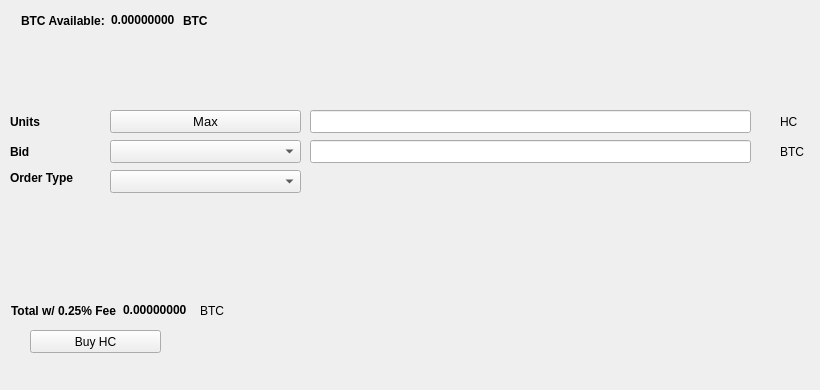
   <widget class="QWidget" name="BuyTab">
    <attribute name="title">
     <string>Buy</string>
    </attribute>
    <widget class="QPushButton" name="BuyHC">
     <property name="geometry">
      <rect>
       <x>30</x>
       <y>330</y>
       <width>131</width>
       <height>23</height>
      </rect>
     </property>
     <property name="text">
      <string>Buy HC</string>
     </property>
     <property name="icon">
      <iconset resource="../harvest.qrc">
       <normaloff>:/icons/bitcoin</normaloff>:/icons/bitcoin</iconset>
     </property>
    </widget>
    <widget class="QLabel" name="label_3">
     <property name="geometry">
      <rect>
       <x>10</x>
       <y>110</y>
       <width>46</width>
       <height>23</height>
      </rect>
     </property>
     <property name="font">
      <font>
       <weight>75</weight>
       <bold>true</bold>
      </font>
     </property>
     <property name="text">
      <string>Units</string>
     </property>
    </widget>
    <widget class="QLineEdit" name="UnitsInput">
     <property name="geometry">
      <rect>
       <x>310</x>
       <y>110</y>
       <width>441</width>
       <height>23</height>
      </rect>
     </property>
     <property name="font">
      <font>
       <pointsize>9</pointsize>
       <weight>75</weight>
       <bold>true</bold>
      </font>
     </property>
    </widget>
    <widget class="QLineEdit" name="BuyBidPriceEdit">
     <property name="geometry">
      <rect>
       <x>310</x>
       <y>140</y>
       <width>441</width>
       <height>23</height>
      </rect>
     </property>
     <property name="font">
      <font>
       <pointsize>9</pointsize>
       <weight>75</weight>
       <bold>true</bold>
      </font>
     </property>
    </widget>
    <widget class="QLabel" name="label_4">
     <property name="geometry">
      <rect>
       <x>780</x>
       <y>110</y>
       <width>31</width>
       <height>23</height>
      </rect>
     </property>
     <property name="text">
      <string>HC</string>
     </property>
    </widget>
    <widget class="QLabel" name="label_5">
     <property name="geometry">
      <rect>
       <x>780</x>
       <y>140</y>
       <width>31</width>
       <height>23</height>
      </rect>
     </property>
     <property name="text">
      <string>BTC</string>
     </property>
    </widget>
    <widget class="QLabel" name="label_6">
     <property name="geometry">
      <rect>
       <x>10</x>
       <y>140</y>
       <width>46</width>
       <height>23</height>
      </rect>
     </property>
     <property name="font">
      <font>
       <weight>75</weight>
       <bold>true</bold>
      </font>
     </property>
     <property name="text">
      <string>Bid</string>
     </property>
    </widget>
    <widget class="QLabel" name="label_7">
     <property name="geometry">
      <rect>
       <x>10</x>
       <y>170</y>
       <width>91</width>
       <height>16</height>
      </rect>
     </property>
     <property name="font">
      <font>
       <weight>75</weight>
       <bold>true</bold>
      </font>
     </property>
     <property name="text">
      <string>Order Type</string>
     </property>
    </widget>
    <widget class="QPushButton" name="Buy_Max_Amount">
     <property name="geometry">
      <rect>
       <x>110</x>
       <y>110</y>
       <width>191</width>
       <height>23</height>
      </rect>
     </property>
     <property name="font">
      <font>
       <pointsize>10</pointsize>
      </font>
     </property>
     <property name="text">
      <string>Max</string>
     </property>
    </widget>
    <widget class="QComboBox" name="BuyBidcomboBox">
     <property name="geometry">
      <rect>
       <x>110</x>
       <y>140</y>
       <width>191</width>
       <height>23</height>
      </rect>
     </property>
     <property name="font">
      <font>
       <pointsize>10</pointsize>
      </font>
     </property>
    </widget>
    <widget class="QComboBox" name="buyOrdertypeCombo">
     <property name="geometry">
      <rect>
       <x>110</x>
       <y>170</y>
       <width>191</width>
       <height>23</height>
      </rect>
     </property>
     <property name="font">
      <font>
       <pointsize>10</pointsize>
      </font>
     </property>
    </widget>
    <widget class="QWidget" name="layoutWidget1">
     <property name="geometry">
      <rect>
       <x>21</x>
       <y>11</y>
       <width>227</width>
       <height>19</height>
      </rect>
     </property>
     <layout class="QHBoxLayout" name="horizontalLayout_3">
      <item>
       <widget class="QLabel" name="label232">
        <property name="font">
         <font>
          <weight>75</weight>
          <bold>true</bold>
         </font>
        </property>
        <property name="text">
         <string>BTC Available:</string>
        </property>
       </widget>
      </item>
      <item>
       <widget class="QLabel" name="BtcAvailableLbl">
        <property name="palette">
         <palette>
          <active>
           <colorrole role="WindowText">
            <brush brushstyle="SolidPattern">
             <color alpha="255">
              <red>0</red>
              <green>0</green>
              <blue>0</blue>
             </color>
            </brush>
           </colorrole>
           <colorrole role="Button">
            <brush brushstyle="SolidPattern">
             <color alpha="255">
              <red>0</red>
              <green>170</green>
              <blue>0</blue>
             </color>
            </brush>
           </colorrole>
           <colorrole role="Light">
            <brush brushstyle="SolidPattern">
             <color alpha="255">
              <red>0</red>
              <green>255</green>
              <blue>0</blue>
             </color>
            </brush>
           </colorrole>
           <colorrole role="Midlight">
            <brush brushstyle="SolidPattern">
             <color alpha="255">
              <red>0</red>
              <green>212</green>
              <blue>0</blue>
             </color>
            </brush>
           </colorrole>
           <colorrole role="Dark">
            <brush brushstyle="SolidPattern">
             <color alpha="255">
              <red>0</red>
              <green>85</green>
              <blue>0</blue>
             </color>
            </brush>
           </colorrole>
           <colorrole role="Mid">
            <brush brushstyle="SolidPattern">
             <color alpha="255">
              <red>0</red>
              <green>113</green>
              <blue>0</blue>
             </color>
            </brush>
           </colorrole>
           <colorrole role="Text">
            <brush brushstyle="SolidPattern">
             <color alpha="255">
              <red>0</red>
              <green>170</green>
              <blue>0</blue>
             </color>
            </brush>
           </colorrole>
           <colorrole role="BrightText">
            <brush brushstyle="SolidPattern">
             <color alpha="255">
              <red>255</red>
              <green>255</green>
              <blue>255</blue>
             </color>
            </brush>
           </colorrole>
           <colorrole role="ButtonText">
            <brush brushstyle="SolidPattern">
             <color alpha="255">
              <red>0</red>
              <green>0</green>
              <blue>0</blue>
             </color>
            </brush>
           </colorrole>
           <colorrole role="Base">
            <brush brushstyle="SolidPattern">
             <color alpha="255">
              <red>255</red>
              <green>255</green>
              <blue>255</blue>
             </color>
            </brush>
           </colorrole>
           <colorrole role="Window">
            <brush brushstyle="SolidPattern">
             <color alpha="255">
              <red>0</red>
              <green>170</green>
              <blue>0</blue>
             </color>
            </brush>
           </colorrole>
           <colorrole role="Shadow">
            <brush brushstyle="SolidPattern">
             <color alpha="255">
              <red>0</red>
              <green>0</green>
              <blue>0</blue>
             </color>
            </brush>
           </colorrole>
           <colorrole role="AlternateBase">
            <brush brushstyle="SolidPattern">
             <color alpha="255">
              <red>127</red>
              <green>212</green>
              <blue>127</blue>
             </color>
            </brush>
           </colorrole>
           <colorrole role="ToolTipBase">
            <brush brushstyle="SolidPattern">
             <color alpha="255">
              <red>255</red>
              <green>255</green>
              <blue>220</blue>
             </color>
            </brush>
           </colorrole>
           <colorrole role="ToolTipText">
            <brush brushstyle="SolidPattern">
             <color alpha="255">
              <red>0</red>
              <green>0</green>
              <blue>0</blue>
             </color>
            </brush>
           </colorrole>
          </active>
          <inactive>
           <colorrole role="WindowText">
            <brush brushstyle="SolidPattern">
             <color alpha="255">
              <red>0</red>
              <green>0</green>
              <blue>0</blue>
             </color>
            </brush>
           </colorrole>
           <colorrole role="Button">
            <brush brushstyle="SolidPattern">
             <color alpha="255">
              <red>0</red>
              <green>170</green>
              <blue>0</blue>
             </color>
            </brush>
           </colorrole>
           <colorrole role="Light">
            <brush brushstyle="SolidPattern">
             <color alpha="255">
              <red>0</red>
              <green>255</green>
              <blue>0</blue>
             </color>
            </brush>
           </colorrole>
           <colorrole role="Midlight">
            <brush brushstyle="SolidPattern">
             <color alpha="255">
              <red>0</red>
              <green>212</green>
              <blue>0</blue>
             </color>
            </brush>
           </colorrole>
           <colorrole role="Dark">
            <brush brushstyle="SolidPattern">
             <color alpha="255">
              <red>0</red>
              <green>85</green>
              <blue>0</blue>
             </color>
            </brush>
           </colorrole>
           <colorrole role="Mid">
            <brush brushstyle="SolidPattern">
             <color alpha="255">
              <red>0</red>
              <green>113</green>
              <blue>0</blue>
             </color>
            </brush>
           </colorrole>
           <colorrole role="Text">
            <brush brushstyle="SolidPattern">
             <color alpha="255">
              <red>0</red>
              <green>170</green>
              <blue>0</blue>
             </color>
            </brush>
           </colorrole>
           <colorrole role="BrightText">
            <brush brushstyle="SolidPattern">
             <color alpha="255">
              <red>255</red>
              <green>255</green>
              <blue>255</blue>
             </color>
            </brush>
           </colorrole>
           <colorrole role="ButtonText">
            <brush brushstyle="SolidPattern">
             <color alpha="255">
              <red>0</red>
              <green>0</green>
              <blue>0</blue>
             </color>
            </brush>
           </colorrole>
           <colorrole role="Base">
            <brush brushstyle="SolidPattern">
             <color alpha="255">
              <red>255</red>
              <green>255</green>
              <blue>255</blue>
             </color>
            </brush>
           </colorrole>
           <colorrole role="Window">
            <brush brushstyle="SolidPattern">
             <color alpha="255">
              <red>0</red>
              <green>170</green>
              <blue>0</blue>
             </color>
            </brush>
           </colorrole>
           <colorrole role="Shadow">
            <brush brushstyle="SolidPattern">
             <color alpha="255">
              <red>0</red>
              <green>0</green>
              <blue>0</blue>
             </color>
            </brush>
           </colorrole>
           <colorrole role="AlternateBase">
            <brush brushstyle="SolidPattern">
             <color alpha="255">
              <red>127</red>
              <green>212</green>
              <blue>127</blue>
             </color>
            </brush>
           </colorrole>
           <colorrole role="ToolTipBase">
            <brush brushstyle="SolidPattern">
             <color alpha="255">
              <red>255</red>
              <green>255</green>
              <blue>220</blue>
             </color>
            </brush>
           </colorrole>
           <colorrole role="ToolTipText">
            <brush brushstyle="SolidPattern">
             <color alpha="255">
              <red>0</red>
              <green>0</green>
              <blue>0</blue>
             </color>
            </brush>
           </colorrole>
          </inactive>
          <disabled>
           <colorrole role="WindowText">
            <brush brushstyle="SolidPattern">
             <color alpha="255">
              <red>0</red>
              <green>85</green>
              <blue>0</blue>
             </color>
            </brush>
           </colorrole>
           <colorrole role="Button">
            <brush brushstyle="SolidPattern">
             <color alpha="255">
              <red>0</red>
              <green>170</green>
              <blue>0</blue>
             </color>
            </brush>
           </colorrole>
           <colorrole role="Light">
            <brush brushstyle="SolidPattern">
             <color alpha="255">
              <red>0</red>
              <green>255</green>
              <blue>0</blue>
             </color>
            </brush>
           </colorrole>
           <colorrole role="Midlight">
            <brush brushstyle="SolidPattern">
             <color alpha="255">
              <red>0</red>
              <green>212</green>
              <blue>0</blue>
             </color>
            </brush>
           </colorrole>
           <colorrole role="Dark">
            <brush brushstyle="SolidPattern">
             <color alpha="255">
              <red>0</red>
              <green>85</green>
              <blue>0</blue>
             </color>
            </brush>
           </colorrole>
           <colorrole role="Mid">
            <brush brushstyle="SolidPattern">
             <color alpha="255">
              <red>0</red>
              <green>113</green>
              <blue>0</blue>
             </color>
            </brush>
           </colorrole>
           <colorrole role="Text">
            <brush brushstyle="SolidPattern">
             <color alpha="255">
              <red>0</red>
              <green>85</green>
              <blue>0</blue>
             </color>
            </brush>
           </colorrole>
           <colorrole role="BrightText">
            <brush brushstyle="SolidPattern">
             <color alpha="255">
              <red>255</red>
              <green>255</green>
              <blue>255</blue>
             </color>
            </brush>
           </colorrole>
           <colorrole role="ButtonText">
            <brush brushstyle="SolidPattern">
             <color alpha="255">
              <red>0</red>
              <green>85</green>
              <blue>0</blue>
             </color>
            </brush>
           </colorrole>
           <colorrole role="Base">
            <brush brushstyle="SolidPattern">
             <color alpha="255">
              <red>0</red>
              <green>170</green>
              <blue>0</blue>
             </color>
            </brush>
           </colorrole>
           <colorrole role="Window">
            <brush brushstyle="SolidPattern">
             <color alpha="255">
              <red>0</red>
              <green>170</green>
              <blue>0</blue>
             </color>
            </brush>
           </colorrole>
           <colorrole role="Shadow">
            <brush brushstyle="SolidPattern">
             <color alpha="255">
              <red>0</red>
              <green>0</green>
              <blue>0</blue>
             </color>
            </brush>
           </colorrole>
           <colorrole role="AlternateBase">
            <brush brushstyle="SolidPattern">
             <color alpha="255">
              <red>0</red>
              <green>170</green>
              <blue>0</blue>
             </color>
            </brush>
           </colorrole>
           <colorrole role="ToolTipBase">
            <brush brushstyle="SolidPattern">
             <color alpha="255">
              <red>255</red>
              <green>255</green>
              <blue>220</blue>
             </color>
            </brush>
           </colorrole>
           <colorrole role="ToolTipText">
            <brush brushstyle="SolidPattern">
             <color alpha="255">
              <red>0</red>
              <green>0</green>
              <blue>0</blue>
             </color>
            </brush>
           </colorrole>
          </disabled>
         </palette>
        </property>
        <property name="font">
         <font>
          <weight>75</weight>
          <bold>true</bold>
         </font>
        </property>
        <property name="text">
         <string>0.00000000</string>
        </property>
        <property name="textInteractionFlags">
         <set>Qt::LinksAccessibleByMouse|Qt::TextSelectableByKeyboard|Qt::TextSelectableByMouse</set>
        </property>
       </widget>
      </item>
      <item>
       <widget class="QLabel" name="BtcAvailableLbl_2">
        <property name="font">
         <font>
          <weight>75</weight>
          <bold>true</bold>
         </font>
        </property>
        <property name="text">
         <string>BTC</string>
        </property>
       </widget>
      </item>
     </layout>
    </widget>
    <widget class="QWidget" name="layoutWidge2">
     <property name="geometry">
      <rect>
       <x>11</x>
       <y>301</y>
       <width>259</width>
       <height>19</height>
      </rect>
     </property>
     <layout class="QHBoxLayout" name="horizontalLayout_4">
      <item>
       <widget class="QLabel" name="label_9">
        <property name="font">
         <font>
          <weight>75</weight>
          <bold>true</bold>
         </font>
        </property>
        <property name="text">
         <string>Total w/ 0.25% Fee</string>
        </property>
       </widget>
      </item>
      <item>
       <widget class="QLabel" name="BuyCostLabel">
        <property name="palette">
         <palette>
          <active>
           <colorrole role="WindowText">
            <brush brushstyle="SolidPattern">
             <color alpha="255">
              <red>0</red>
              <green>0</green>
              <blue>0</blue>
             </color>
            </brush>
           </colorrole>
           <colorrole role="Button">
            <brush brushstyle="SolidPattern">
             <color alpha="255">
              <red>0</red>
              <green>170</green>
              <blue>0</blue>
             </color>
            </brush>
           </colorrole>
           <colorrole role="Light">
            <brush brushstyle="SolidPattern">
             <color alpha="255">
              <red>0</red>
              <green>255</green>
              <blue>0</blue>
             </color>
            </brush>
           </colorrole>
           <colorrole role="Midlight">
            <brush brushstyle="SolidPattern">
             <color alpha="255">
              <red>0</red>
              <green>212</green>
              <blue>0</blue>
             </color>
            </brush>
           </colorrole>
           <colorrole role="Dark">
            <brush brushstyle="SolidPattern">
             <color alpha="255">
              <red>0</red>
              <green>85</green>
              <blue>0</blue>
             </color>
            </brush>
           </colorrole>
           <colorrole role="Mid">
            <brush brushstyle="SolidPattern">
             <color alpha="255">
              <red>0</red>
              <green>113</green>
              <blue>0</blue>
             </color>
            </brush>
           </colorrole>
           <colorrole role="Text">
            <brush brushstyle="SolidPattern">
             <color alpha="255">
              <red>0</red>
              <green>170</green>
              <blue>0</blue>
             </color>
            </brush>
           </colorrole>
           <colorrole role="BrightText">
            <brush brushstyle="SolidPattern">
             <color alpha="255">
              <red>255</red>
              <green>255</green>
              <blue>255</blue>
             </color>
            </brush>
           </colorrole>
           <colorrole role="ButtonText">
            <brush brushstyle="SolidPattern">
             <color alpha="255">
              <red>0</red>
              <green>0</green>
              <blue>0</blue>
             </color>
            </brush>
           </colorrole>
           <colorrole role="Base">
            <brush brushstyle="SolidPattern">
             <color alpha="255">
              <red>255</red>
              <green>255</green>
              <blue>255</blue>
             </color>
            </brush>
           </colorrole>
           <colorrole role="Window">
            <brush brushstyle="SolidPattern">
             <color alpha="255">
              <red>0</red>
              <green>170</green>
              <blue>0</blue>
             </color>
            </brush>
           </colorrole>
           <colorrole role="Shadow">
            <brush brushstyle="SolidPattern">
             <color alpha="255">
              <red>0</red>
              <green>0</green>
              <blue>0</blue>
             </color>
            </brush>
           </colorrole>
           <colorrole role="AlternateBase">
            <brush brushstyle="SolidPattern">
             <color alpha="255">
              <red>127</red>
              <green>212</green>
              <blue>127</blue>
             </color>
            </brush>
           </colorrole>
           <colorrole role="ToolTipBase">
            <brush brushstyle="SolidPattern">
             <color alpha="255">
              <red>255</red>
              <green>255</green>
              <blue>220</blue>
             </color>
            </brush>
           </colorrole>
           <colorrole role="ToolTipText">
            <brush brushstyle="SolidPattern">
             <color alpha="255">
              <red>0</red>
              <green>0</green>
              <blue>0</blue>
             </color>
            </brush>
           </colorrole>
          </active>
          <inactive>
           <colorrole role="WindowText">
            <brush brushstyle="SolidPattern">
             <color alpha="255">
              <red>0</red>
              <green>0</green>
              <blue>0</blue>
             </color>
            </brush>
           </colorrole>
           <colorrole role="Button">
            <brush brushstyle="SolidPattern">
             <color alpha="255">
              <red>0</red>
              <green>170</green>
              <blue>0</blue>
             </color>
            </brush>
           </colorrole>
           <colorrole role="Light">
            <brush brushstyle="SolidPattern">
             <color alpha="255">
              <red>0</red>
              <green>255</green>
              <blue>0</blue>
             </color>
            </brush>
           </colorrole>
           <colorrole role="Midlight">
            <brush brushstyle="SolidPattern">
             <color alpha="255">
              <red>0</red>
              <green>212</green>
              <blue>0</blue>
             </color>
            </brush>
           </colorrole>
           <colorrole role="Dark">
            <brush brushstyle="SolidPattern">
             <color alpha="255">
              <red>0</red>
              <green>85</green>
              <blue>0</blue>
             </color>
            </brush>
           </colorrole>
           <colorrole role="Mid">
            <brush brushstyle="SolidPattern">
             <color alpha="255">
              <red>0</red>
              <green>113</green>
              <blue>0</blue>
             </color>
            </brush>
           </colorrole>
           <colorrole role="Text">
            <brush brushstyle="SolidPattern">
             <color alpha="255">
              <red>0</red>
              <green>170</green>
              <blue>0</blue>
             </color>
            </brush>
           </colorrole>
           <colorrole role="BrightText">
            <brush brushstyle="SolidPattern">
             <color alpha="255">
              <red>255</red>
              <green>255</green>
              <blue>255</blue>
             </color>
            </brush>
           </colorrole>
           <colorrole role="ButtonText">
            <brush brushstyle="SolidPattern">
             <color alpha="255">
              <red>0</red>
              <green>0</green>
              <blue>0</blue>
             </color>
            </brush>
           </colorrole>
           <colorrole role="Base">
            <brush brushstyle="SolidPattern">
             <color alpha="255">
              <red>255</red>
              <green>255</green>
              <blue>255</blue>
             </color>
            </brush>
           </colorrole>
           <colorrole role="Window">
            <brush brushstyle="SolidPattern">
             <color alpha="255">
              <red>0</red>
              <green>170</green>
              <blue>0</blue>
             </color>
            </brush>
           </colorrole>
           <colorrole role="Shadow">
            <brush brushstyle="SolidPattern">
             <color alpha="255">
              <red>0</red>
              <green>0</green>
              <blue>0</blue>
             </color>
            </brush>
           </colorrole>
           <colorrole role="AlternateBase">
            <brush brushstyle="SolidPattern">
             <color alpha="255">
              <red>127</red>
              <green>212</green>
              <blue>127</blue>
             </color>
            </brush>
           </colorrole>
           <colorrole role="ToolTipBase">
            <brush brushstyle="SolidPattern">
             <color alpha="255">
              <red>255</red>
              <green>255</green>
              <blue>220</blue>
             </color>
            </brush>
           </colorrole>
           <colorrole role="ToolTipText">
            <brush brushstyle="SolidPattern">
             <color alpha="255">
              <red>0</red>
              <green>0</green>
              <blue>0</blue>
             </color>
            </brush>
           </colorrole>
          </inactive>
          <disabled>
           <colorrole role="WindowText">
            <brush brushstyle="SolidPattern">
             <color alpha="255">
              <red>0</red>
              <green>85</green>
              <blue>0</blue>
             </color>
            </brush>
           </colorrole>
           <colorrole role="Button">
            <brush brushstyle="SolidPattern">
             <color alpha="255">
              <red>0</red>
              <green>170</green>
              <blue>0</blue>
             </color>
            </brush>
           </colorrole>
           <colorrole role="Light">
            <brush brushstyle="SolidPattern">
             <color alpha="255">
              <red>0</red>
              <green>255</green>
              <blue>0</blue>
             </color>
            </brush>
           </colorrole>
           <colorrole role="Midlight">
            <brush brushstyle="SolidPattern">
             <color alpha="255">
              <red>0</red>
              <green>212</green>
              <blue>0</blue>
             </color>
            </brush>
           </colorrole>
           <colorrole role="Dark">
            <brush brushstyle="SolidPattern">
             <color alpha="255">
              <red>0</red>
              <green>85</green>
              <blue>0</blue>
             </color>
            </brush>
           </colorrole>
           <colorrole role="Mid">
            <brush brushstyle="SolidPattern">
             <color alpha="255">
              <red>0</red>
              <green>113</green>
              <blue>0</blue>
             </color>
            </brush>
           </colorrole>
           <colorrole role="Text">
            <brush brushstyle="SolidPattern">
             <color alpha="255">
              <red>0</red>
              <green>85</green>
              <blue>0</blue>
             </color>
            </brush>
           </colorrole>
           <colorrole role="BrightText">
            <brush brushstyle="SolidPattern">
             <color alpha="255">
              <red>255</red>
              <green>255</green>
              <blue>255</blue>
             </color>
            </brush>
           </colorrole>
           <colorrole role="ButtonText">
            <brush brushstyle="SolidPattern">
             <color alpha="255">
              <red>0</red>
              <green>85</green>
              <blue>0</blue>
             </color>
            </brush>
           </colorrole>
           <colorrole role="Base">
            <brush brushstyle="SolidPattern">
             <color alpha="255">
              <red>0</red>
              <green>170</green>
              <blue>0</blue>
             </color>
            </brush>
           </colorrole>
           <colorrole role="Window">
            <brush brushstyle="SolidPattern">
             <color alpha="255">
              <red>0</red>
              <green>170</green>
              <blue>0</blue>
             </color>
            </brush>
           </colorrole>
           <colorrole role="Shadow">
            <brush brushstyle="SolidPattern">
             <color alpha="255">
              <red>0</red>
              <green>0</green>
              <blue>0</blue>
             </color>
            </brush>
           </colorrole>
           <colorrole role="AlternateBase">
            <brush brushstyle="SolidPattern">
             <color alpha="255">
              <red>0</red>
              <green>170</green>
              <blue>0</blue>
             </color>
            </brush>
           </colorrole>
           <colorrole role="ToolTipBase">
            <brush brushstyle="SolidPattern">
             <color alpha="255">
              <red>255</red>
              <green>255</green>
              <blue>220</blue>
             </color>
            </brush>
           </colorrole>
           <colorrole role="ToolTipText">
            <brush brushstyle="SolidPattern">
             <color alpha="255">
              <red>0</red>
              <green>0</green>
              <blue>0</blue>
             </color>
            </brush>
           </colorrole>
          </disabled>
         </palette>
        </property>
        <property name="font">
         <font>
          <weight>75</weight>
          <bold>true</bold>
         </font>
        </property>
        <property name="autoFillBackground">
         <bool>false</bool>
        </property>
        <property name="text">
         <string>0.00000000</string>
        </property>
        <property name="textInteractionFlags">
         <set>Qt::LinksAccessibleByMouse|Qt::TextSelectableByMouse</set>
        </property>
       </widget>
      </item>
      <item>
       <widget class="QLabel" name="label_10">
        <property name="font">
         <font>
          <weight>50</weight>
          <bold>false</bold>
         </font>
        </property>
        <property name="text">
         <string>BTC</string>
        </property>
       </widget>
      </item>
     </layout>
    </widget>
    <widget class="QLabel" name="label_24">
     <property name="geometry">
      <rect>
       <x>460</x>
       <y>300</y>
       <width>281</width>
       <height>81</height>
      </rect>
     </property>
     <property name="text">
      <string/>
     </property>
     <property name="pixmap">
      <pixmap>:/images/bittrex</pixmap>
     </property>
    </widget>
   </widget>
